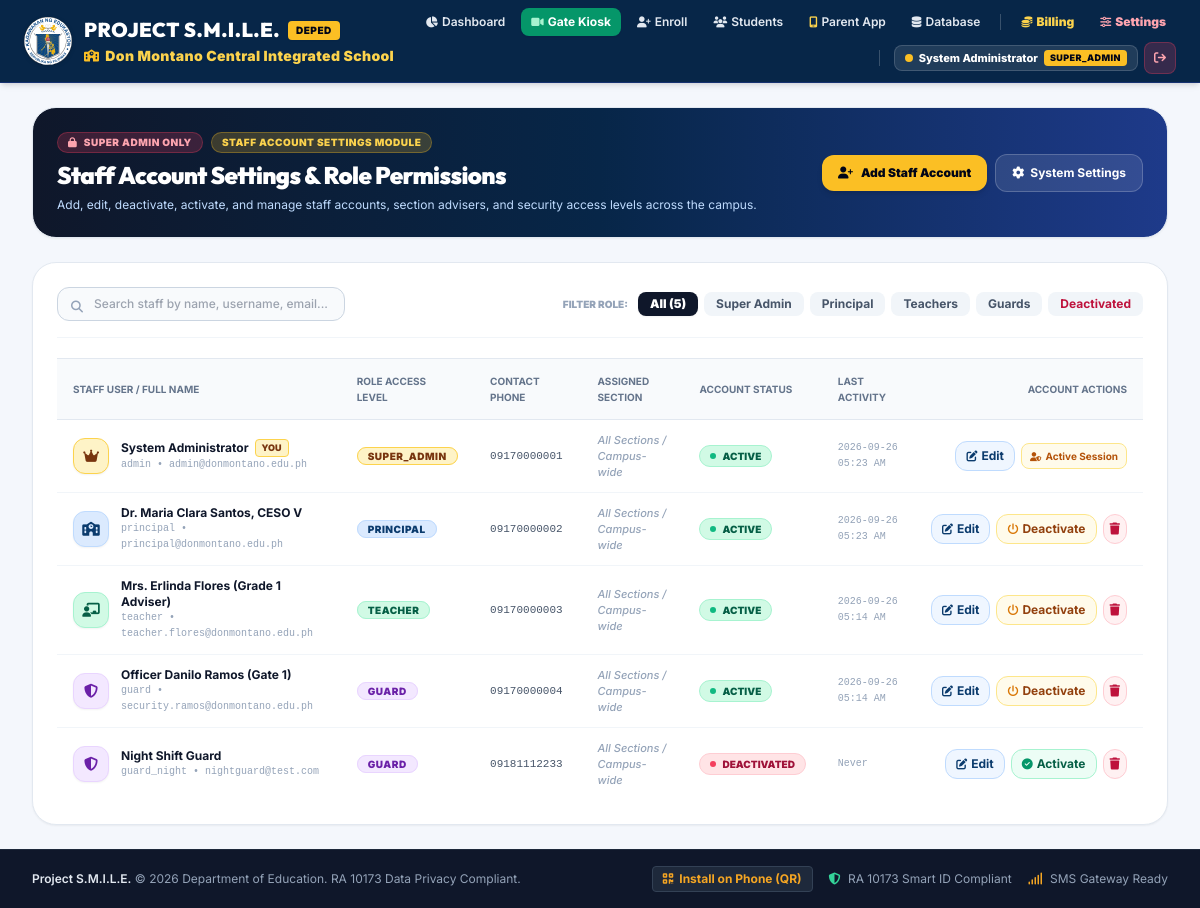
/admin/users (signed in), run on an earlier commit of the app's database.
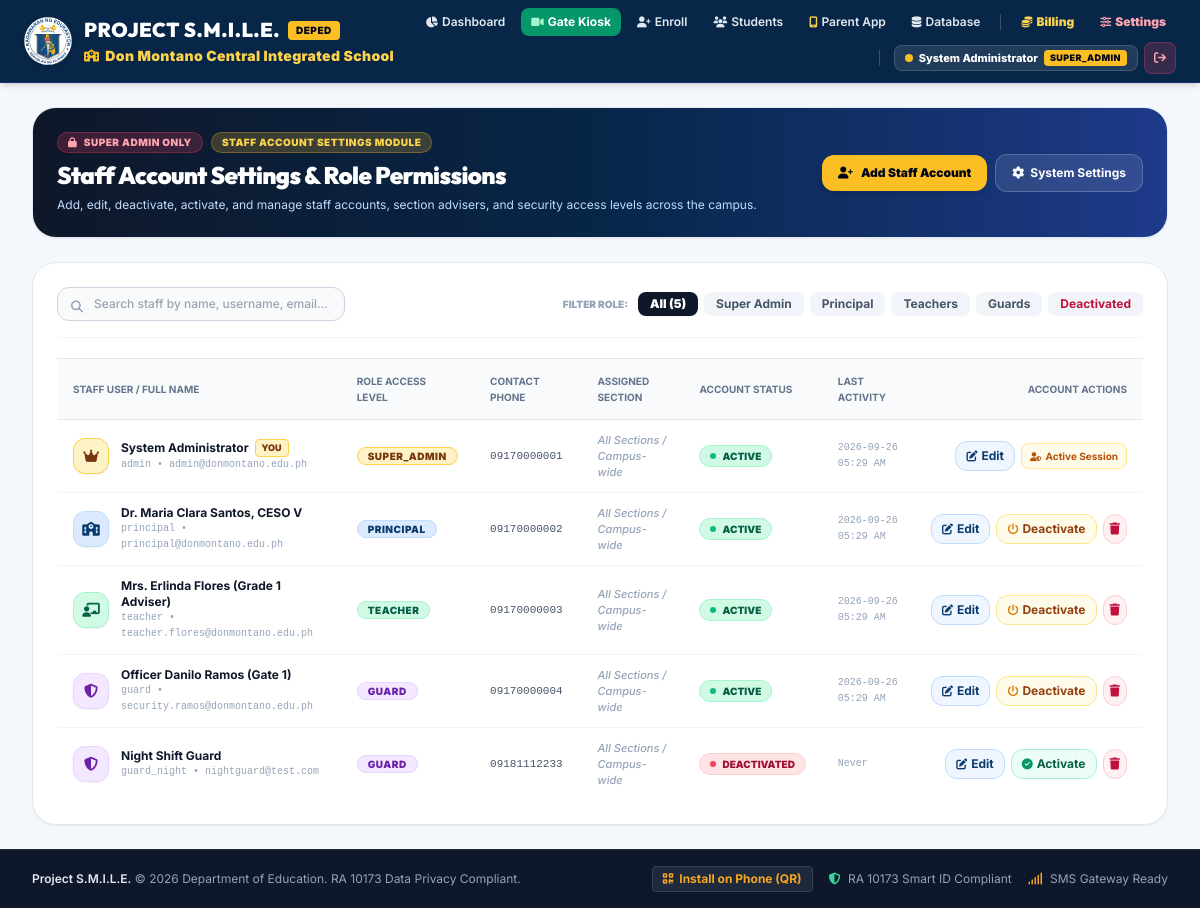
And on a later commit of the database.
### smile_orm.py (models this page shows)
class User(Base):
    __tablename__ = 'users'
    id = Column(Integer, primary_key=True, autoincrement=True)
    username = Column(String(50), unique=True, nullable=False, index=True)
    email = Column(String(120), unique=True, nullable=False, index=True)
    password_hash = Column(String(255), nullable=False)
    full_name = Column(String(100), nullable=False)
    role = Column(String(30), nullable=False, default="TEACHER") # SUPER_ADMIN, PRINCIPAL, TEACHER, GUARD, PARENT
    is_active = Column(Boolean, default=True)
    phone_number = Column(String(30), default="")
    assigned_section_id = Column(Integer, ForeignKey('sections.id'), nullable=True)
    created_at = Column(DateTime, default=datetime.now)
    last_login = Column(DateTime, nullable=True)
    assigned_section = relationship("Section", foreign_keys=[assigned_section_id])
    def to_dict(self):
        return {
            "id": self.id,
            "username": self.username,
            "email": self.email,
            "full_name": self.full_name,
            "role": self.role,
            "is_active": self.is_active,
            "phone_number": self.phone_number,
            "assigned_section_id": self.assigned_section_id,
            "assigned_section_name": f"{self.assigned_section.grade_level} - {self.assigned_section.section_name}" if self.assigned_section else "N/A",
            "created_at": self.created_at.strftime("%Y-%m-%d %I:%M %p") if self.created_at else "",
            "last_login": self.last_login.strftime("%Y-%m-%d %I:%M %p") if self.last_login else "Never"
        }

### app.py (the view)
@app.route('/admin/users', methods=['GET'])
@admin_required
def admin_users():
    users = get_all_users_orm()
    sections = get_all_sections_orm()
    return render_template(
        'admin_users.html',
        school_name=smile_config.SCHOOL_NAME,
        users=users,
        sections=sections
    )

### app.py (called while the page is built)
def admin_required(f):
    @wraps(f)
    def decorated_function(*args, **kwargs):
        if 'user_id' not in session:
            return redirect(url_for('login_page', next=request.path))
        if session.get('role') != 'SUPER_ADMIN':
            return render_template(
                'errors/403.html',
                school_name=smile_config.SCHOOL_NAME,
                message="Access Restricted: Central System Settings, SMS credentials, database archives, and billing management can ONLY be accessed by the Super Administrator account."
            ), 403
        return f(*args, **kwargs)
    return decorated_function

### smile_orm.py (called while the page is built)
def get_all_sections_orm():
    session = Session()
    try:
        sections = session.query(Section).order_by(Section.id.asc()).all()
        return [sec.to_dict() for sec in sections]
    finally:
        session.close()

def get_all_users_orm():
    session = Session()
    try:
        users = session.query(User).order_by(User.id.asc()).all()
        return [u.to_dict() for u in users]
    finally:
        session.close()

### templates/admin_users.html (shortened to what the changed rows need)
{% extends "base.html" %}
{% block content %}
<div class="space-y-6">
  <div class="glass-card rounded-3xl p-6 border border-slate-200 shadow-sm flex flex-col md:flex-row md:items-center justify-between gap-4 bg-gradient-to-r from-slate-900 via-deped-darkblue to-blue-900 text-white relative overflow-hidden">
    <div class="space-y-1.5 z-10">
      <h1 class="text-2xl font-black font-heading tracking-tight text-white">Staff Account Settings & Role Permissions</h1>
    </div>
  </div>
  <div class="glass-card rounded-3xl p-6 border border-slate-200 shadow-sm bg-white space-y-5">
    <div class="overflow-x-auto">
      <table class="w-full text-left text-xs" id="staffAccountsTable">
        <thead class="bg-slate-50 text-slate-500 uppercase text-[10px] font-black border-y border-slate-200">
          <tr>
            <th class="py-3.5 px-4">Staff User / Full Name</th>
            <th class="py-3.5 px-4">Role Access Level</th>
            <th class="py-3.5 px-4">Contact Phone</th>
            <th class="py-3.5 px-4">Assigned Section</th>
            <th class="py-3.5 px-4">Account Status</th>
            <th class="py-3.5 px-4">Last Activity</th>
            <th class="py-3.5 px-4 text-right">Account Actions</th>
          </tr>
        </thead>
        <tbody class="divide-y divide-slate-100 font-medium text-slate-700">
          {% for u in users %}
          <tr class="user-row hover:bg-slate-50/80 transition"
              data-user-id="{{ u.id }}"
              data-username="{{ u.username|lower }}"
              data-fullname="{{ u.full_name|lower }}"
              data-email="{{ u.email|lower }}"
              data-role="{{ u.role }}"
              data-active="{{ 'true' if u.is_active else 'false' }}">
            <td class="py-3 px-4">
              <div class="flex items-center gap-3">
                <div class="w-9 h-9 rounded-xl {% if u.role == 'SUPER_ADMIN' %}bg-amber-100 text-amber-900 border border-amber-300{% elif u.role == 'PRINCIPAL' %}bg-blue-100 text-deped-blue border border-blue-200{% elif u.role == 'TEACHER' %}bg-emerald-100 text-emerald-800 border border-emerald-200{% else %}bg-purple-100 text-purple-800 border border-purple-200{% endif %} flex items-center justify-center font-black text-sm shrink-0 shadow-sm">
                  <i class="fa-solid {% if u.role == 'SUPER_ADMIN' %}fa-crown{% elif u.role == 'PRINCIPAL' %}fa-school{% elif u.role == 'TEACHER' %}fa-chalkboard-user{% else %}fa-shield-halved{% endif %}"></i>
                </div>
                <div>
                  <div class="flex items-center gap-1.5">
                    <span class="font-bold text-slate-900">{{ u.full_name }}</span>
                    {% if u.id == current_user.id %}
                    <span class="px-1.5 py-0.2 rounded text-[9px] font-black uppercase bg-amber-100 text-amber-900 border border-amber-300">You</span>
                    {% endif %}
                  </div>
                  <span class="text-[10px] text-slate-400 font-mono block">{{ u.username }} &bull; {{ u.email }}</span>
                </div>
              </div>
            </td>
            <td class="py-3 px-4">
              <span class="px-2.5 py-0.5 rounded-full text-[10px] font-black uppercase tracking-wider {% if u.role == 'SUPER_ADMIN' %}bg-amber-100 text-amber-900 border border-amber-300{% elif u.role == 'PRINCIPAL' %}bg-blue-100 text-deped-blue border border-blue-200{% elif u.role == 'TEACHER' %}bg-emerald-100 text-emerald-800 border border-emerald-200{% else %}bg-purple-100 text-purple-800 border border-purple-200{% endif %}">
                {{ u.role }}
              </span>
            </td>
            <td class="py-3 px-4 font-mono text-[11px] text-slate-600">
              {{ u.phone_number or 'Not provided' }}
            </td>
            <td class="py-3 px-4">
              {% if u.assigned_section_name and u.assigned_section_name != 'N/A' %}
              <span class="px-2.5 py-1 rounded-lg text-[11px] font-bold bg-blue-50 text-deped-blue border border-blue-200 flex items-center gap-1.5 w-max">
                <i class="fa-solid fa-chalkboard text-[10px]"></i>
                {{ u.assigned_section_name }}
              </span>
              {% else %}
              <span class="text-slate-400 text-[11px] italic">All Sections / Campus-wide</span>
              {% endif %}
            </td>
            <td class="py-3 px-4">
              {% if u.is_active %}
              <span class="px-2.5 py-0.5 rounded-full text-[10px] font-black uppercase bg-emerald-100 text-emerald-800 border border-emerald-200 inline-flex items-center gap-1.5">
                <span class="w-1.5 h-1.5 rounded-full bg-emerald-500 animate-pulse"></span>
                ACTIVE
              </span>
              {% else %}
              <span class="px-2.5 py-0.5 rounded-full text-[10px] font-black uppercase bg-rose-100 text-rose-800 border border-rose-200 inline-flex items-center gap-1.5">
                <span class="w-1.5 h-1.5 rounded-full bg-rose-500"></span>
                DEACTIVATED
              </span>
              {% endif %}
            </td>
            <td class="py-3 px-4 text-slate-400 font-mono text-[10px]">
              {{ u.last_login }}
            </td>
            <td class="py-3 px-4 text-right">
              <div class="inline-flex items-center gap-1.5">
                <button onclick="openEditUserModal({{ u.id }}, '{{ u.username|escape }}', '{{ u.full_name|escape }}', '{{ u.email|escape }}', '{{ u.role }}', '{{ u.phone_number or '' }}', {{ u.assigned_section_id or 'null' }}, {{ 'true' if u.is_active else 'false' }}, {{ 'true' if u.id == current_user.id else 'false' }})"
                        title="Edit Account Details & Password"
                        class="px-2.5 py-1.5 rounded-xl bg-blue-50 hover:bg-blue-100 text-deped-blue font-bold text-xs transition border border-blue-200 flex items-center gap-1">
                  <i class="fa-solid fa-pen-to-square text-[11px]"></i>
                  <span>Edit</span>
                </button>
                {% if u.id != current_user.id %}
                  {% if u.is_active %}
                  <button onclick="toggleUserStatus({{ u.id }}, '{{ u.username|escape }}', true)"
                          title="Deactivate Account (Block Access)"
                          class="px-2.5 py-1.5 rounded-xl bg-amber-50 hover:bg-amber-100 text-amber-800 font-bold text-xs transition border border-amber-200 flex items-center gap-1">
                    <i class="fa-solid fa-power-off text-[11px] text-amber-600"></i>
                    <span>Deactivate</span>
                  </button>
                  {% endif %}
                  <button onclick="deleteUserAction({{ u.id }}, '{{ u.username|escape }}')"
                          title="Permanently Delete Account"
                          class="p-1.5 rounded-xl bg-rose-50 hover:bg-rose-100 text-rose-700 transition border border-rose-200">
                    <i class="fa-solid fa-trash text-xs"></i>
                  </button>
                {% else %}
                  <span class="text-[10px] text-amber-700 font-bold px-2 py-1 bg-amber-50 rounded-lg border border-amber-200" title="You cannot deactivate or delete your own active administrator account">
                    <i class="fa-solid fa-user-shield text-[9px] mr-0.5"></i> Active Session
                  </span>
                {% endif %}
              </div>
            </td>
          </tr>
          {% endfor %}
        </tbody>
      </table>
    </div>
  </div>
</div>
{% endblock %}

### templates/base.html (shortened to what the changed rows need)
<!DOCTYPE html>
<html lang="en">
<head>
  <script src="https://cdn.tailwindcss.com"></script>
  <link rel="stylesheet" href="https://cdnjs.cloudflare.com/ajax/libs/font-awesome/6.5.1/css/all.min.css">
</head>
<body class="min-h-screen flex flex-col text-slate-800">
  <header class="bg-deped-darkblue text-white shadow-md sticky top-0 z-50 border-b border-blue-900/60">
    <div class="w-full max-w-[1600px] mx-auto px-4 sm:px-6 py-2">
      <div class="flex items-center justify-between gap-3">
        <nav class="flex items-center gap-1 sm:gap-1.5 flex-wrap justify-end">
          {% if current_user %}
          <div class="flex items-center gap-1.5 pl-1">
            <div class="flex items-center gap-1.5 px-2.5 py-1 rounded-lg bg-white/10 border border-white/15 text-xs">
              <span class="w-2 h-2 rounded-full {% if current_user.is_admin %}bg-amber-400{% else %}bg-emerald-400{% endif %} animate-pulse"></span>
              <span class="font-extrabold text-white text-[11px] max-w-[100px] sm:max-w-[130px] truncate">{{ current_user.full_name }}</span>
              <span class="px-1.5 py-0.2 rounded text-[9px] font-black uppercase tracking-wider {% if current_user.is_admin %}bg-amber-400 text-slate-950{% elif current_user.role == 'PRINCIPAL' %}bg-blue-400 text-slate-950{% elif current_user.role == 'TEACHER' %}bg-emerald-400 text-slate-950{% else %}bg-purple-400 text-slate-950{% endif %}">
                {{ current_user.role }}
              </span>
            </div>
            <a href="/logout" class="w-8 h-8 rounded-lg bg-rose-500/20 hover:bg-rose-500/40 text-rose-300 flex items-center justify-center text-xs transition border border-rose-500/30" title="Sign Out">
              <i class="fa-solid fa-arrow-right-from-bracket"></i>
            </a>
          </div>
          {% else %}
          <a href="/login" class="px-3 py-1.5 bg-amber-400 hover:bg-amber-300 text-slate-950 font-black text-xs rounded-lg shadow transition flex items-center gap-1">
            <i class="fa-solid fa-key text-[10px]"></i> Staff Sign In
          </a>
          {% endif %}
        </nav>
      </div>
    </div>
  </header>
  <main class="flex-grow max-w-7xl w-full mx-auto px-4 sm:px-6 lg:px-8 py-6">
    {% block content %}{% endblock %}
  </main>
</body>
</html>

What changed in the data, as far as the page shows it:
changed User "System Administrator": last_login "2026-09-26 05:23 AM" → "2026-09-26 05:29 AM"
changed User "Dr. Maria Clara Santos, CESO V": last_login "2026-09-26 05:23 AM" → "2026-09-26 05:29 AM"
changed User "Mrs. Erlinda Flores (Grade 1 Adviser)": last_login "2026-09-26 05:14 AM" → "2026-09-26 05:29 AM"
changed User "Officer Danilo Ramos (Gate 1)": last_login "2026-09-26 05:14 AM" → "2026-09-26 05:29 AM"
